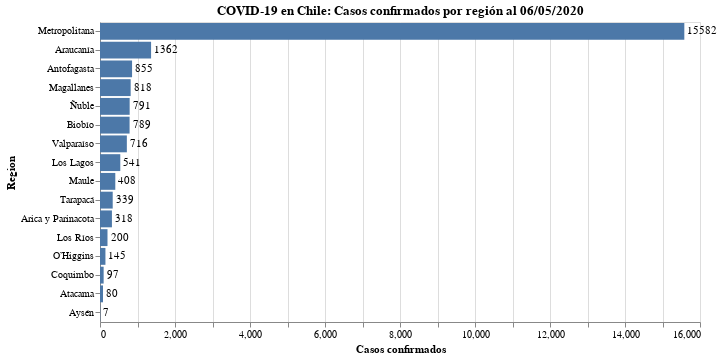

Notebook code for this chart:
### Code cell
#hide_input
bars = alt.Chart(data_raw).mark_bar().encode(
#     x = alt.X(today, scale=alt.Scale(domain=(0, 6500)), axis=alt.Axis(title='Casos confirmados')),
    x = alt.X(today, axis=alt.Axis(title='Casos confirmados')),
    y = alt.Y('Region:N', sort='-x'),
    tooltip = today 
).properties(
    title=f'COVID-19 en Chile: Casos confirmados por región al {today_es_format}'
)

text = bars.mark_text(
    align='left',
    baseline='middle',
    dx=3  # Nudges text to right so it doesn't appear on top of the bar
).encode(
    text=today
)

(bars + text).properties(width=600, height=300)

### Figure 1 — Vega-Lite specification as saved in the notebook (floating-point values rounded to 4 significant figures)
{"config": {"view": {"continuousWidth": 400, "continuousHeight": 300}}, "layer": [{"mark": "bar", "encoding": {"tooltip": {"type": "quantitative", "field": "2020-05-06"}, "x": {"type": "quantitative", "axis": {"title": "Casos confirmados"}, "field": "2020-05-06"}, "y": {"type": "nominal", "field": "Region", "sort": "-x"}}, "title": "COVID-19 en Chile: Casos confirmados por región al 06/05/2020"}, {"mark": {"type": "text", "align": "left", "baseline": "middle", "dx": 3}, "encoding": {"text": {"type": "quantitative", "field": "2020-05-06"}, "tooltip": {"type": "quantitative", "field": "2020-05-06"}, "x": {"type": "quantitative", "axis": {"title": "Casos confirmados"}, "field": "2020-05-06"}, "y": {"type": "nominal", "field": "Region", "sort": "-x"}}, "title": "COVID-19 en Chile: Casos confirmados por región al 06/05/2020"}], "data": {"name": "data-697ba85b53b04b51d49d5dec383d4b0d"}, "height": 300, "width": 600, "$schema": "https://vega.github.io/schema/vega-lite/v4.8.1.json", "datasets": {"data-697ba85b53b04b51d49d5dec383d4b0d": [{"Region": "Arica y Parinacota", "2020-05-06": 318}, {"Region": "Tarapacá", "2020-05-06": 339}, {"Region": "Antofagasta", "2020-05-06": 855}, {"Region": "Atacama", "2020-05-06": 80}, {"Region": "Coquimbo", "2020-05-06": 97}, {"Region": "Valparaíso", "2020-05-06": 716}, {"Region": "Metropolitana", "2020-05-06": 15582}, {"Region": "O’Higgins", "2020-05-06": 145}, {"Region": "Maule", "2020-05-06": 408}, {"Region": "Ñuble", "2020-05-06": 791}, {"Region": "Biobío", "2020-05-06": 789}, {"Region": "Araucanía", "2020-05-06": 1362}, {"Region": "Los Ríos", "2020-05-06": 200}, {"Region": "Los Lagos", "2020-05-06": 541}, {"Region": "Aysén", "2020-05-06": 7}, {"Region": "Magallanes", "2020-05-06": 818}]}}
